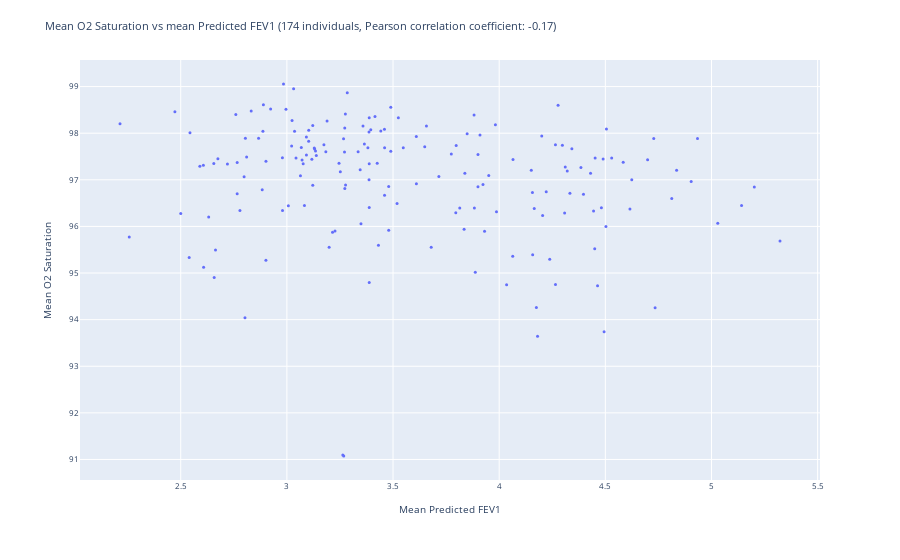

Here is the notebook cell this chart was saved with:
### Code cell
col = 'FEV1 % Predicted'
col = 'Predicted FEV1'
# col = 'FEV1'

means = df.groupby('ID')['O2Saturation'].mean()
# Get the FEV1 % Predicted for the each patient
fev1 = df.groupby('ID')[f'{col}'].mean()
# Create a df with means and fev1
df_means = pd.DataFrame({'mean O2 Saturation': means, f'mean {col}': fev1})
# Order by {col}
df_means = df_means.sort_values(by=f'mean {col}')
# Scatter plot of means
fig = px.scatter(
        x=df_means[f'mean {col}'],
        y=df_means['mean O2 Saturation'],
    )
# Update font size
fig.update_layout(
        font=dict(
            size=8,
        ),
    )
# Compute Pearson correlation coefficient
corr = df_means.corr().iloc[0,1]
# Add Pearson correlation coefficient to title
fig.update_layout(
        title=f"Mean O2 Saturation vs mean {col} ({len(df_means)} individuals, Pearson correlation coefficient: {round(corr, 2)})",
    )
# Reduce marker size
fig.update_traces(marker=dict(size=3))
# Set axis labels
fig.update_xaxes(title_text=f'Mean {col}')
# fig.update_xaxes(title_text=f'{len(df_means)} individuals (ordered by FEV1 % Predicted)', showgrid=False, showticklabels=False)
# Put the x axis title on bottom
fig.update_yaxes(title_text='Mean O2 Saturation')
# Hide x axis labels
fig.show()

### Figure 1 — Plotly figure (JSON) as saved in the notebook; plotly's stock layout.template omitted (floating-point values rounded to 4 significant figures; data arrays with more than 128 entries replaced by an {"elided": "..."} marker saying what was removed)
{"data": [{"hovertemplate": "x=%{x}<br>y=%{y}<extra></extra>", "legendgroup": "", "marker": {"color": "#636efa", "size": 3, "symbol": "circle"}, "mode": "markers", "name": "", "orientation": "v", "showlegend": false, "type": "scatter", "x": {"elided": "174 float values"}, "xaxis": "x", "y": {"elided": "174 float values"}, "yaxis": "y"}], "layout": {"font": {"size": 8}, "legend": {"tracegroupgap": 0}, "margin": {"t": 60}, "title": {"text": "Mean O2 Saturation vs mean Predicted FEV1 (174 individuals, Pearson correlation coefficient: -0.17)"}, "xaxis": {"anchor": "y", "domain": [0, 1], "title": {"text": "Mean Predicted FEV1"}}, "yaxis": {"anchor": "x", "domain": [0, 1], "title": {"text": "Mean O2 Saturation"}}}}
